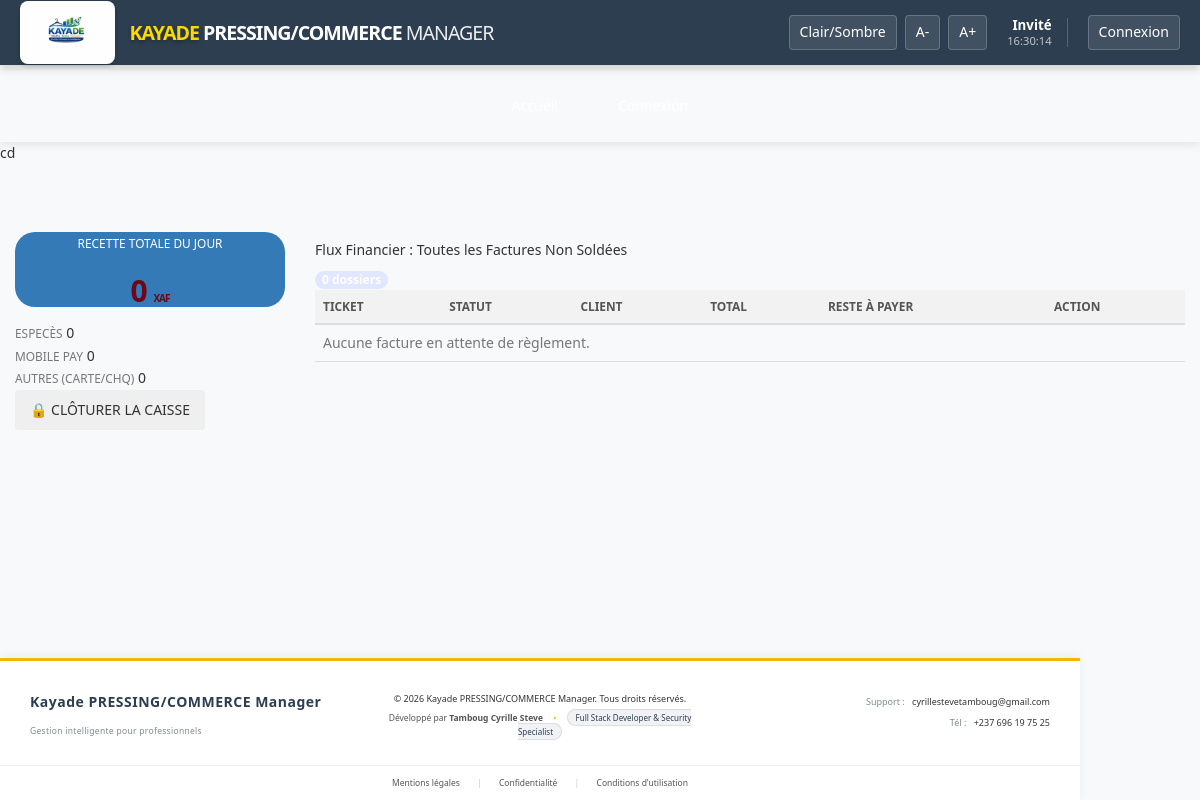
Page /pages/caisse/index.php on the earlier database version.
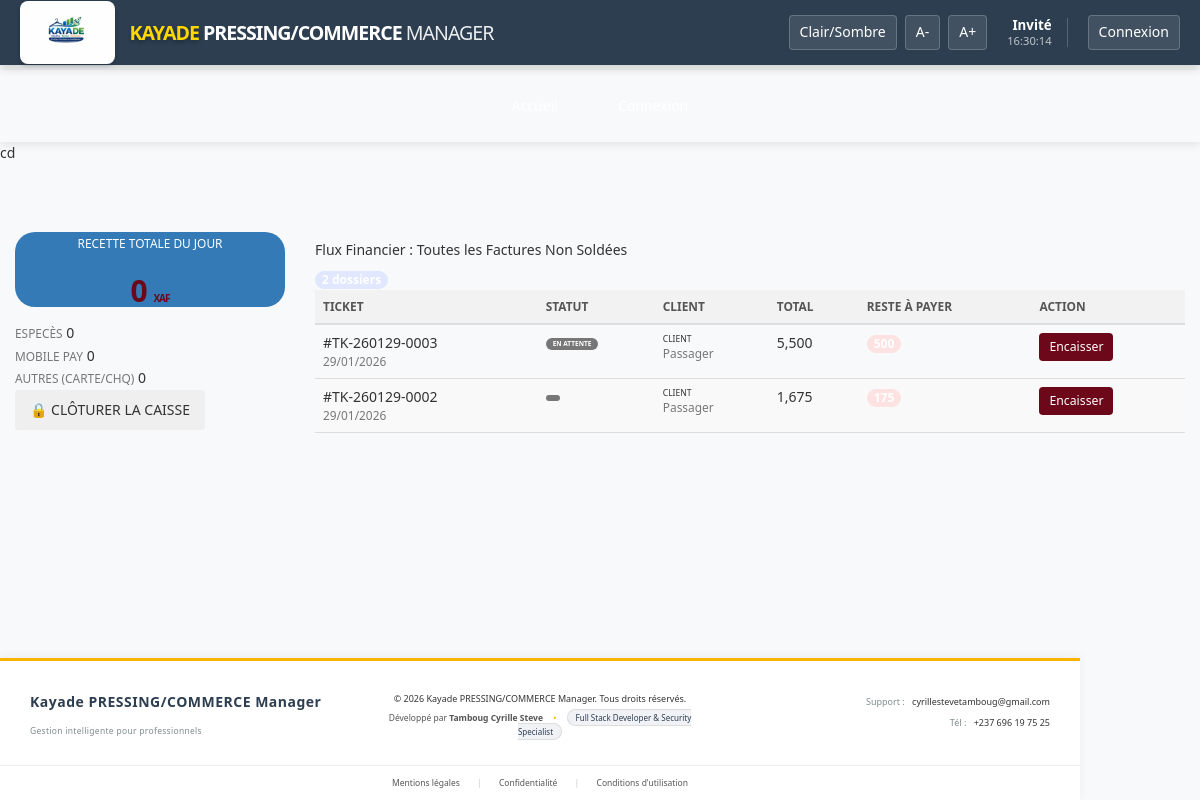
Same page on the later database version.
### tables this page shows
CREATE TABLE `tickets` (
  `id_ticket` int(11) NOT NULL,
  `numero_ticket` varchar(20) NOT NULL,
  `id_client` int(11) DEFAULT NULL,
  `id_agence` int(11) NOT NULL,
  `id_utilisateur` int(11) NOT NULL COMMENT 'Réceptionniste',
  `date_depot` datetime NOT NULL,
  `date_retrait_prevue` datetime DEFAULT NULL,
  `date_retrait_reelle` datetime DEFAULT NULL,
  `statut` enum('en_attente','en_traitement','pret','recupere','annule') DEFAULT 'en_attente',
  `notes` text DEFAULT NULL,
  `montant_total` decimal(10,2) DEFAULT 0.00,
  `montant_verse` decimal(10,2) DEFAULT 0.00,
  `montant_remise` decimal(10,2) DEFAULT 0.00,
  `mode_paiement` enum('especes','carte','cheque','mobile','autre') DEFAULT 'especes',
  `notes_client` text DEFAULT NULL,
  `notes_interne` text DEFAULT NULL,
  `created_at` timestamp NOT NULL DEFAULT current_timestamp(),
  `updated_at` timestamp NOT NULL DEFAULT current_timestamp() ON UPDATE current_timestamp(),
  `nombre_articles` int(11) DEFAULT 1,
  `statut_livraison` varchar(50) DEFAULT 'en_attente',
  `mode_retrait` enum('boutique','livraison') DEFAULT 'boutique',
  `total_ttc` decimal(10,2) DEFAULT 0.00
);

CREATE TABLE `clients` (
  `id_client` int(11) NOT NULL,
  `id_parrain` int(11) DEFAULT NULL,
  `nom_client` varchar(100) NOT NULL,
  `prenom_client` varchar(100) DEFAULT NULL,
  `telephone` varchar(20) NOT NULL,
  `email` varchar(100) DEFAULT NULL,
  `adresse` text DEFAULT NULL,
  `date_inscription` timestamp NOT NULL DEFAULT current_timestamp(),
  `points_fidelite` int(11) DEFAULT 0,
  `remise_speciale` decimal(5,2) DEFAULT 0.00,
  `notes` text DEFAULT NULL,
  `est_actif` tinyint(1) DEFAULT 1,
  `id_agence` int(11) DEFAULT NULL
);

### pages/caisse/index.php (the view, shortened to what the rows shown need)
<?php
require_once '../../fonctions/database.php';
$aujourdhui = date('Y-m-d');
$total_especes = 0; $total_mobile = 0; $total_autres = 0; $total_jour = 0;
$tickets_a_encaisser = [];
try {
    $stmt = $pdo->prepare("SELECT LOWER(mode_paiement) as mode, SUM(montant) as total FROM paiements
                           WHERE DATE(date_paiement) = ? GROUP BY mode");
    $stmt->execute([$aujourdhui]);
    $stats = $stmt->fetchAll(PDO::FETCH_KEY_PAIR);
    $total_jour = array_sum($stats);
    $sql_tickets = "SELECT t.*, c.nom_client, c.prenom_client
                    FROM tickets t
                    JOIN clients c ON t.id_client = c.id_client
                    WHERE (t.montant_total > (t.montant_verse + t.montant_remise))
                    ORDER BY t.date_depot DESC";
    $stmt = $pdo->prepare($sql_tickets);
    $stmt->execute();
    $tickets_a_encaisser = $stmt->fetchAll();
} catch (Exception $e) {
    $message = "<div class='alert alert-warning'>Erreur chargement : " . $e->getMessage() . "</div>";
}
include '../../templates/header.php';
include '../../templates/navigation.php';
?>
<div class="container-fluid py-5">
    <br><br><br>
    <div class="row g-4">
        <div class="col-md-3">
            <div class="card border-0 shadow-sm text-center p-4 mb-3 bg-primary text-white" style="border-radius: 20px;">
                <h2 class="fw-black m-0" style="letter-spacing: -1px;"><?= number_format($total_jour, 0) ?> <span style="font-size: 1rem;">XAF</span></h2>
            </div>
        </div>
        <div class="col-md-9">
            <div class="card border-0 shadow-sm" style="border-radius: 20px; overflow: hidden;">
                <div class="table-responsive">
                    <table class="table table-hover align-middle mb-0">
                        <thead class="bg-light">
                            <tr class="small text-muted text-uppercase">
                                <th class="ps-4">Ticket</th>
                                <th>Statut</th>
                                <th>Client</th>
                                <th>Total</th>
                                <th>Reste à payer</th>
                                <th class="text-end pe-4">Action</th>
                            </tr>
                        </thead>
                        <tbody>
                            <?php foreach ($tickets_a_encaisser as $t):
                                $reste = $t['montant_total'] - $t['montant_verse'] - $t['montant_remise'];
                                $status_badge = 'bg-secondary';
                                switch($t['statut']) {
                                    case 'en_attente': $status_badge = 'bg-warning text-dark'; break;
                                }
                            ?>
                                <tr>
                                    <td class="ps-4">
                                        <span class="fw-bold text-dark">#<?= $t['numero_ticket'] ?></span>
                                        <div class="small text-muted"><?= date('d/m/Y', strtotime($t['date_depot'])) ?></div>
                                    </td>
                                    <td>
                                        <span class="badge rounded-pill <?= $status_badge ?> small fw-bold text-uppercase" style="font-size: 0.65rem;">
                                            <?= str_replace('_', ' ', $t['statut']) ?>
                                        </span>
                                    </td>
                                    <td>
                                        <div class="fw-bold text-uppercase" style="font-size: 0.85rem;"><?= htmlspecialchars($t['nom_client']) ?></div>
                                        <div class="small text-muted"><?= htmlspecialchars($t['prenom_client']) ?></div>
                                    </td>
                                    <td class="fw-bold"><?= number_format($t['montant_total'], 0) ?></td>
                                    <td>
                                        <span class="badge bg-soft-danger text-danger fs-6 fw-black">
                                            <?= number_format($reste, 0) ?>
                                        </span>
                                    </td>
                                    <td class="text-end pe-4">
                                        <a href="encaisser.php?id=<?= $t['id_ticket'] ?>" class="btn btn-sm btn-primary rounded-pill px-3 fw-bold">
                                            Encaisser
                                        </a>
                                    </td>
                                </tr>
                            <?php endforeach; ?>
                        </tbody>
                    </table>
                </div>
            </div>
        </div>
    </div>
</div>
<?php include '../../templates/footer.php'; ?>

Differences in the rows shown:
added tickets: numero_ticket "TK-260129-0003", date_depot "29/01/2026", statut "EN ATTENTE", id_client.nom_client "CLIENT", id_client.prenom_client "Passager", montant_total "5,500", reste "500"
added tickets: numero_ticket "TK-260129-0002", date_depot "29/01/2026", id_client.nom_client "CLIENT", id_client.prenom_client "Passager", montant_total "1,675", reste "175"
Other differences:
count($tickets_a_encaisser): "0" → "2"
text no longer shown: "Aucune facture en attente de règlement."
